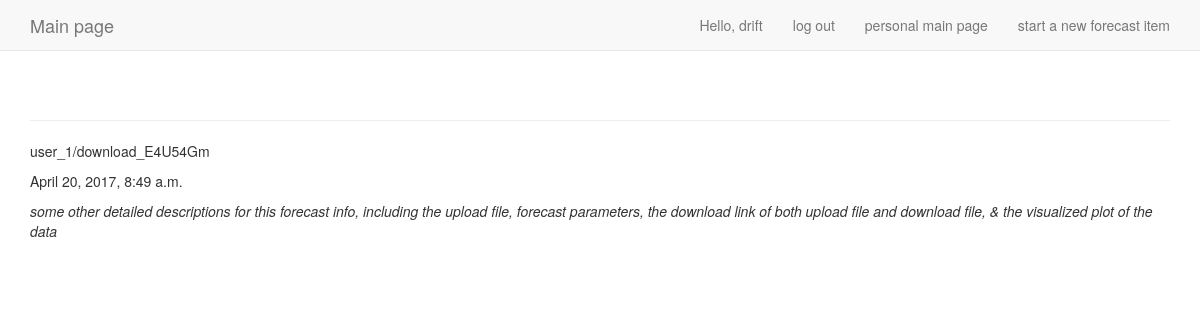
Screenshot of /forecast/item/10/ (signed in) with the database file from the repository.
### forecast/models.py (models this page shows, shortened)
class Upload(models.Model):
    owner = models.ForeignKey(User)
    userfiles = models.FileField(upload_to = user_directory_path)
    date_added = models.DateTimeField(auto_now_add =True)

### forecast/views.py (the view)
# urls.py: url(r'^item/(?P<upload_id>\d+)/$', views.item, name='item'),
@login_required
def item(request, upload_id):
    upload = Upload.objects.get(id=upload_id)
    if upload.owner != request.user:
        raise Http404
    context = {'upload':upload}
    return render(request, 'forecast/item.html',context)

### forecast/templates/forecast/item.html
{% extends "users/base.html" %}
{% block content %}
    <p>{{upload.userfiles}}</p>
    <p>{{upload.date_added}}</p>
    <p><em>some other detailed descriptions for this forecast info, including the upload file, forecast parameters, the download link of both upload file and download file, & the visualized plot of the data</em></p>
{% endblock content %}

### users/templates/users/base.html (shortened to what this page needs)
{% load bootstrap3 %}
<!DOCTYPE html>
<html lang="en">
    <head>
        {% bootstrap_css %}
    </head>
    <body>
        <nav class="navbar navbar-default navbar-static-top">
            <div class="container">
                <div class="navbar-header">
                    <a class="navbar-brand" href="{% url 'users:index' %}">
                        Main page </a>
                </div>
                <div id="navbar" class="navbar-collapse collapse">
                    <ul class="nav navbar-nav navbar-right">
                        {% if user.is_authenticated %}
                            <li><a>Hello, {{ user.username }}</a></li>
                            <li><a href="{% url 'users:logout' %}">log out</a></li>
                            <li><a href="{% url 'forecast:records' %}">personal main page</a></li>
                            <li><a href="{% url 'forecast:upload' %}">start a new forecast item</a></li>
                        {% else %}
                            <li><a href="{% url 'users:register' %}">register</a></li>
                            <li><a href="{% url 'users:login' %}">log in </a></li>
                        {% endif %}
                    </ul>
                </div>
            </div>
        </nav>
        <div class="container">
            <div class="page-header">
            </div>
            <div>
                {% block content %}{% endblock content %}
            </div>
        </div>
    </body>
</html>

### rows the page displays
Upload: userfiles "user_1/download_E4U54Gm", date_added "April 20, 2017, 8:49 a.m."

### other values shown
{{ user.username }} "drift"
